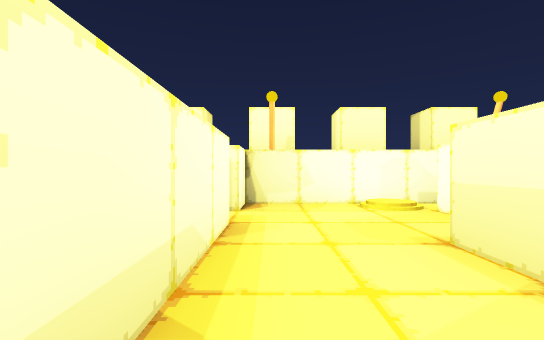
[1] (above)

13 first-person views from a walk through a 3-D level made in the Unity game engine. The camera is 0.62 m above the floor, looks level and sees 85° across. The floor is counted in squares, 1 m on a side. Each view is taken from the middle of a square. On the plan, view 1 faces up. The plan holds only what a view shows up to about 9 squares ahead; the rest is blank. The player character is not drawn.

[2]
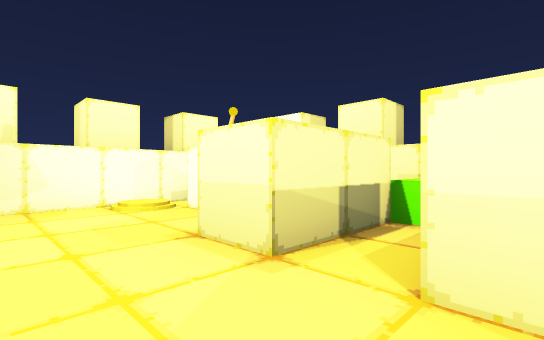

[3]
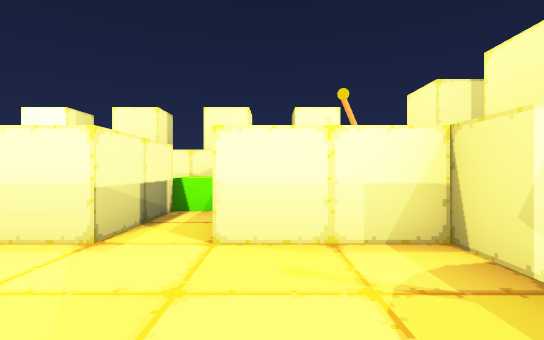

[4]
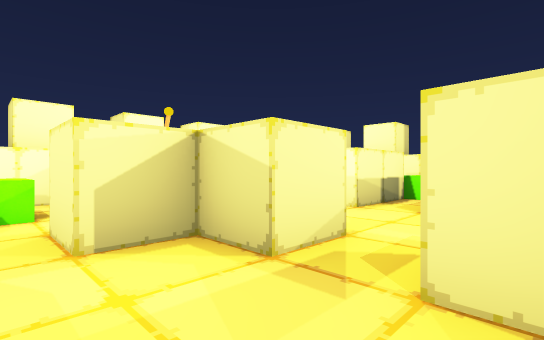

[5]
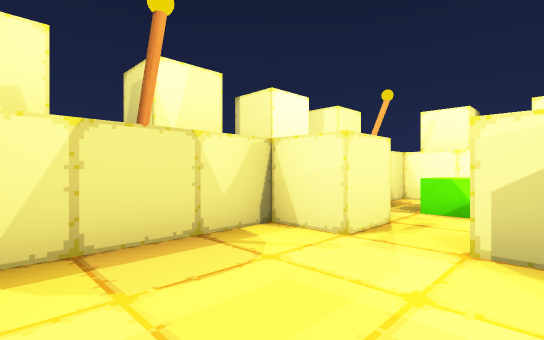

[6]
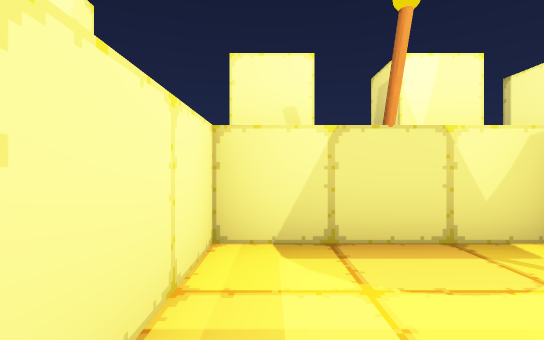

[7]
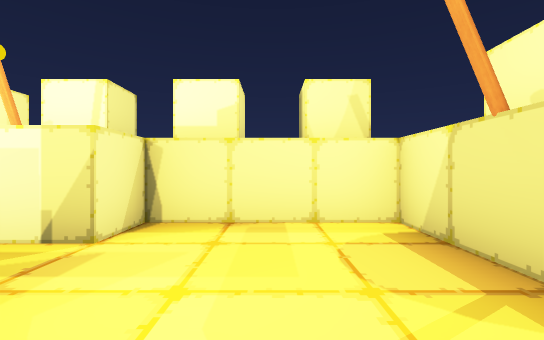

[8]
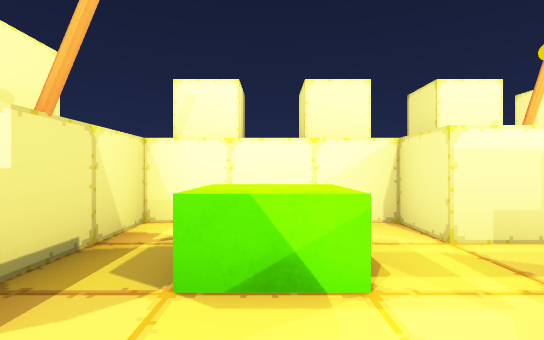

[9]
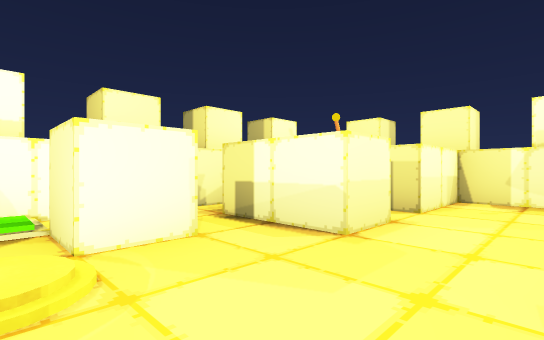

[10]
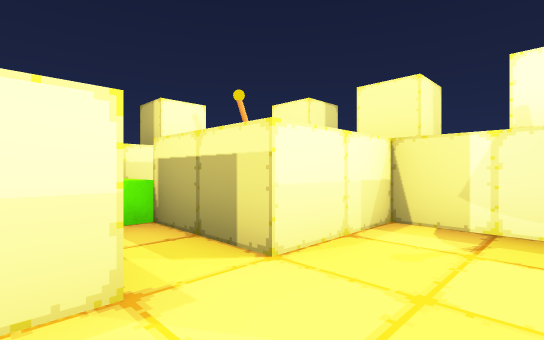

[11]
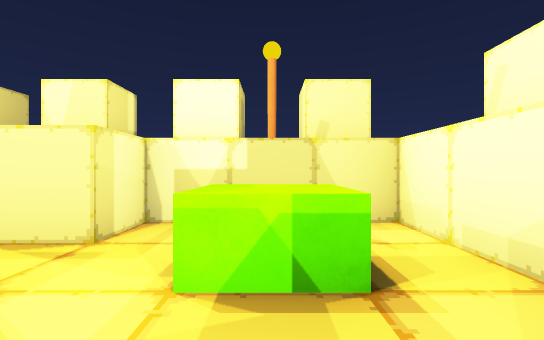

[12]
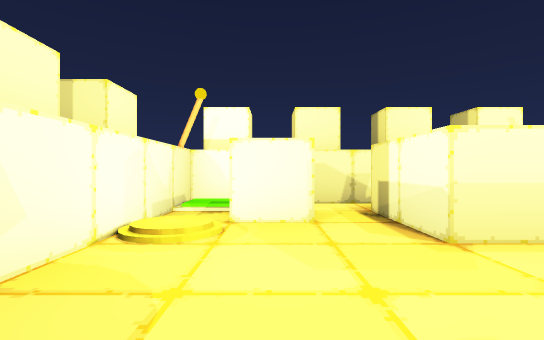

[13]
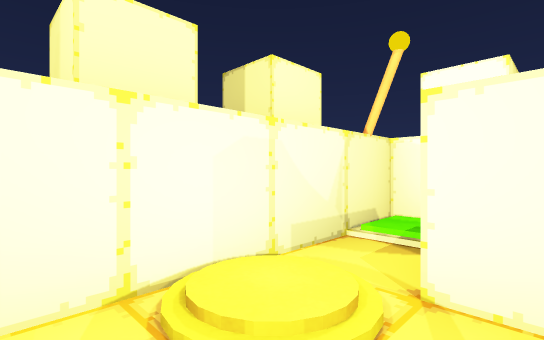

### Floor plan
Ten units are one square. View 1 is at (0, 0); x grows to the right and y downward. Boxes are objects, and circles mark ways between rooms. Rooms are numbered by the first view taken in them; rooms with no view inside come last. Other rooms are left out.
<svg viewBox="-50 -60 100 80">
<path fill="none" stroke="#000" d="M4 15 15 15 15 -5M-15 5 -6 5M-5 -15 -5 -5 -15 -5M-35 -15 -45 -15 -45 15 -15 15 -15 5M-15 -5 -15 -15 -25 -15M-15 -45 -15 -55 -45 -55 -45 -25 -35 -25 -35 -15M-25 -15 -25 -25M25 -34 25 -45 35 -45M-5 -35 -5 -15M15 -15 15 -25 35 -25M45 -25 45 -55 -5 -55 -5 -45 -15 -45"/>
<rect x="-35" y="-45" width="10" height="10" fill="#bbb"><title>green cube</title></rect>
<circle cx="-10" cy="0" r="3" fill="#2a7"/>
<circle cx="5" cy="-20" r="3" fill="#2a7"/>
<circle cx="-30" cy="-20" r="3" fill="#2a7"/>
<circle cx="-10" cy="-40" r="3" fill="#2a7"/>
<text x="0" y="0">1</text>
<text x="-30" y="0">2</text>
<text x="-30" y="-40">3</text>
<text x="20" y="-40">4</text>
</svg>
Room 1 opens to room 2. Room 1 opens to room 4. Room 2 opens to room 3. Room 3 opens to room 4.

Where each view was taken, in squares from view 1:
view 1: 0 up, 0 right, facing up
view 2: 0 up, 0 right, facing up-right
view 3: 0 up, 1 left, facing right
view 4: 1 down, 3 left, facing up-right
view 5: 1 down, 2 left, facing up-left
view 6: 1 down, 2 left, facing left
view 7: 2 up, 3 left, facing down
view 8: 2 up, 3 left, facing up
view 9: 5 up, 0 right, facing down-right
view 10: 2 up, 0 right, facing down-right
view 11: 4 up, 1 left, facing left
view 12: 4 up, 1 left, facing right
view 13: 4 up, 1 right, facing up-right
